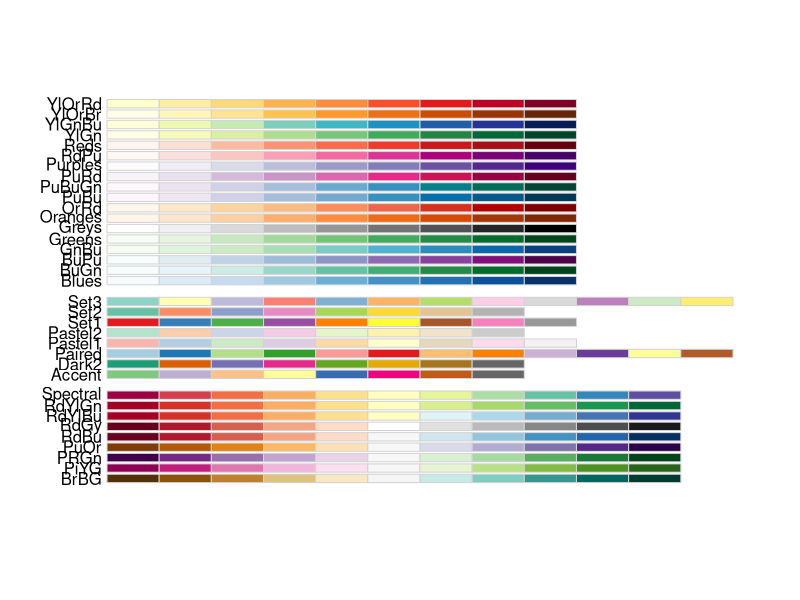
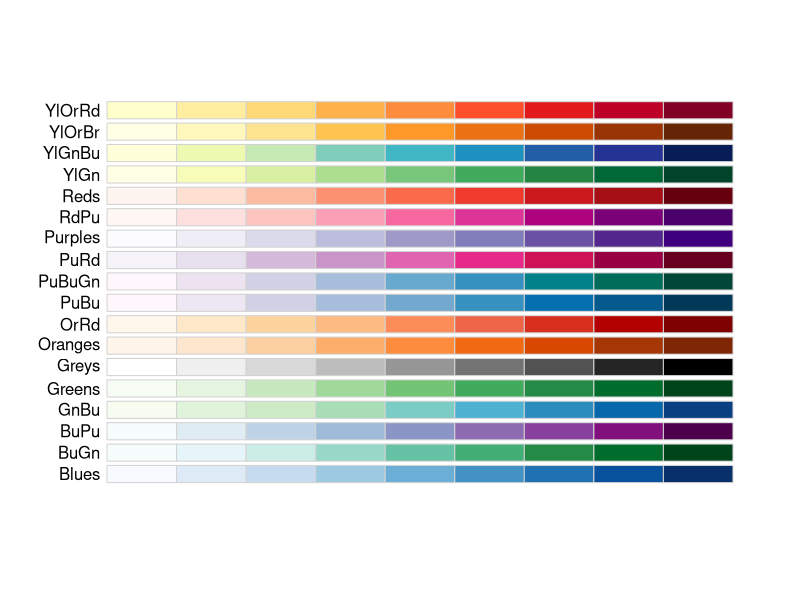
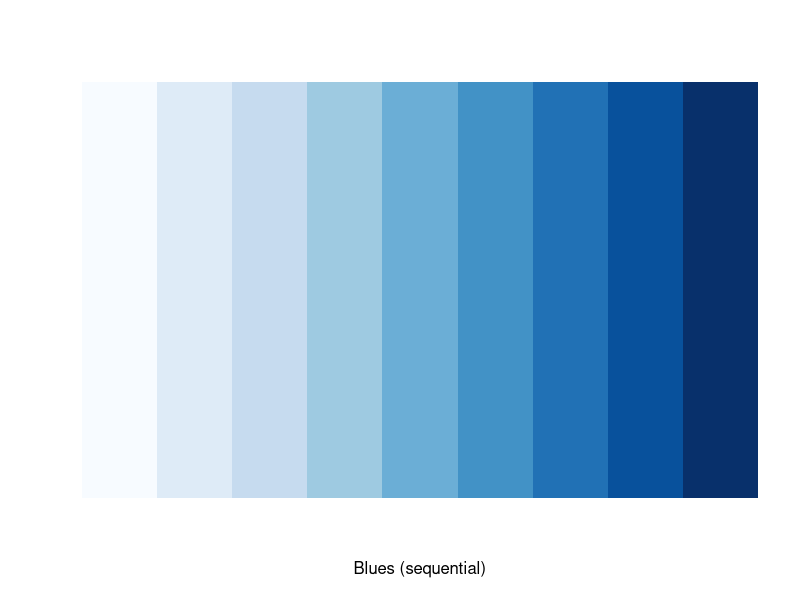
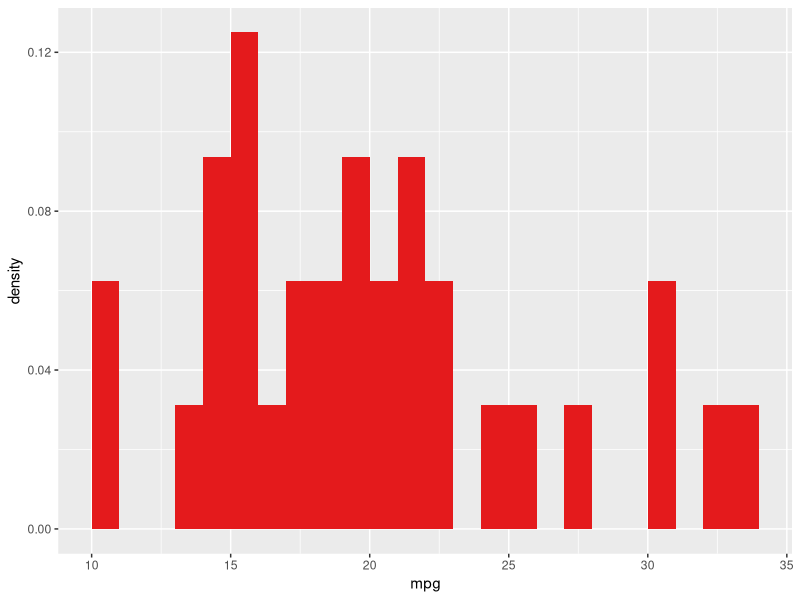
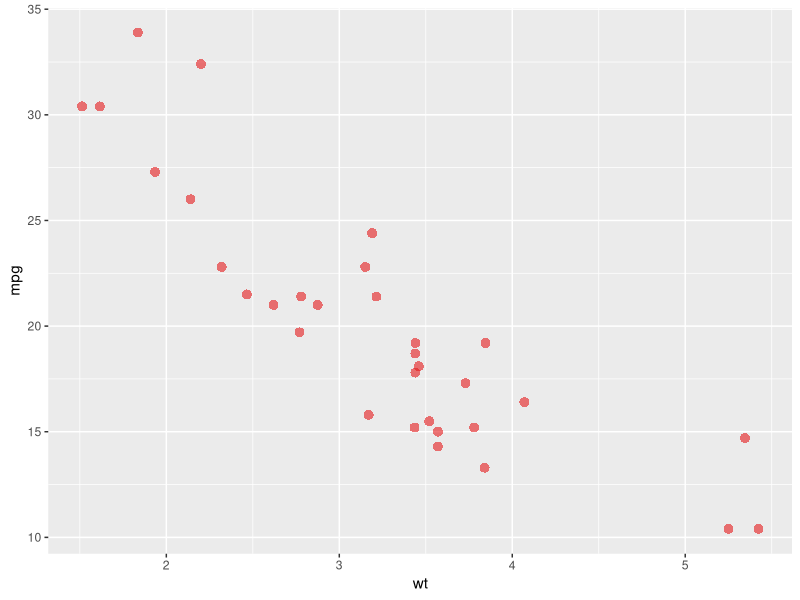
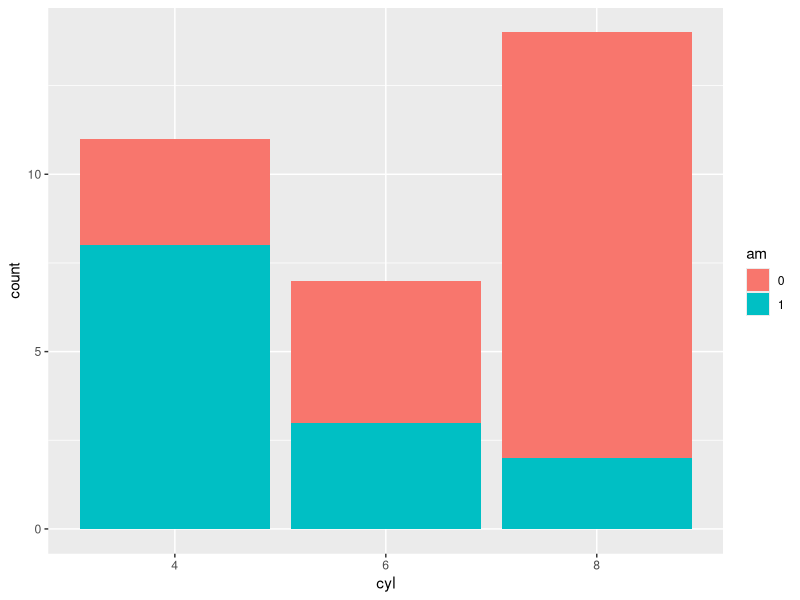
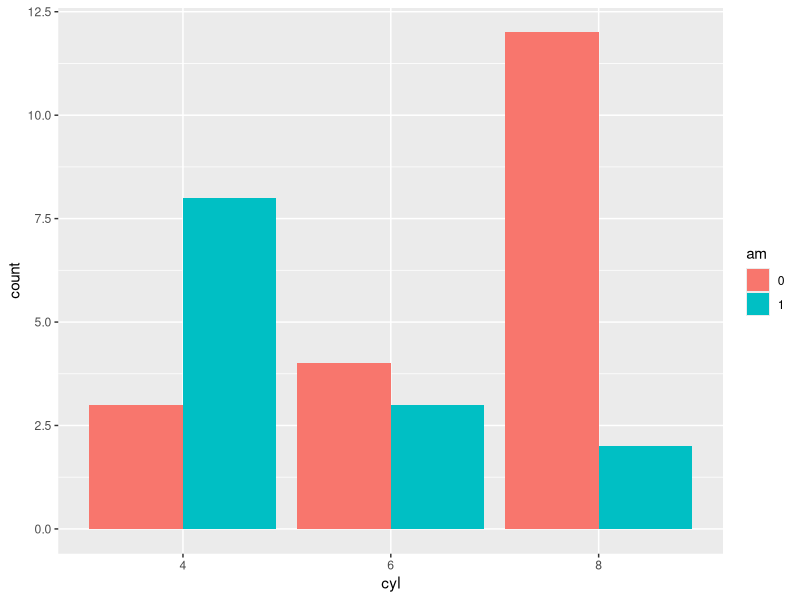
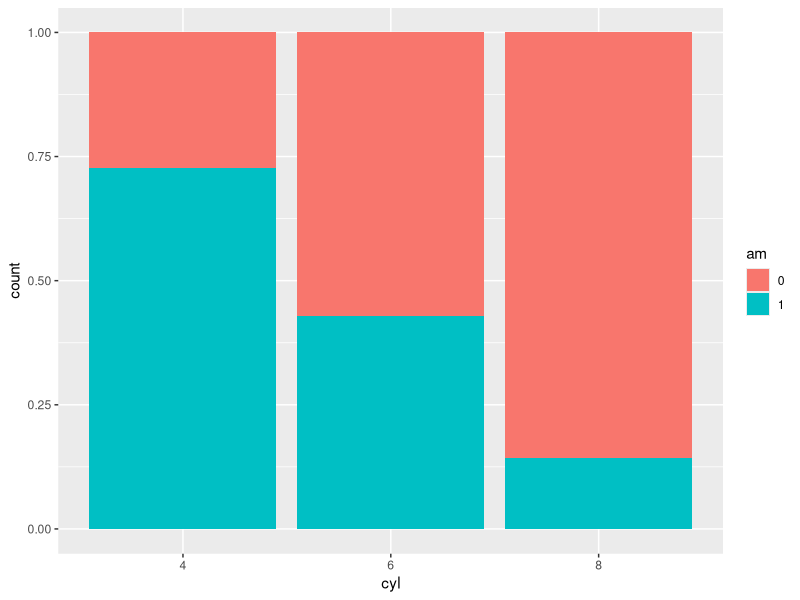

R code for these plots, in order:
# Intro to Data Viz
# Rick Scavetta
# 06/09/2019
# Workshop at ZIBI, Berlin

# Clear workspace
rm(list = ls())

# load packages
library(ggplot2)
library(RColorBrewer)
library(Hmisc)

# Colours
# colorbrewer2.org
# View all palettes:
display.brewer.all()
display.brewer.all(type = "seq")
display.brewer.pal(9, "Blues")

# get the actual hex codes:
brewer.pal(9, "Blues")

# extract specific colors: 4th, 6th, 8th
myBlues <- brewer.pal(9, "Blues")[c(4,6,8)]

# Plotting with ggplot2
# 7 layers

# The first 3 "essential" layers
# 1 - Data
mtcars

# 2 - The aesthetics - Mapping a variable onto a scale
# 3 - The geometries - begin with geom_, add with +

# Histogram - univariate continuous
ggplot(mtcars, aes(x = mpg)) +
  geom_histogram(aes(y = ..density..), 
                 binwidth = 1, center = 0.5,
                 fill = "#e41a1c")
# 2/32 = 0.0625, first bin
# density is always height*width!!!

# Aesthetics - MAPPING a variable
# Attributes - SETTING a parameter

# "stripchart"
# ggplot(mtcars, aes(x = mpg, y = 1)) +
#   geom_point()
# 
# ggplot(mtcars, aes(x = mpg)) +
#   geom_density()
# density(mtcars$mpg) # 'bw' = 2.477

# Scatter plot - bivariate continuous
# Watch for overplotting!
# Solutions: jittering, alpha, outline
ggplot(mtcars, aes(x = wt, y = mpg)) +
  geom_point(shape = 16, alpha = 0.6, size = 3, 
             color = "#e41a1c")

# Typically:
# "color =" is for the outline, but in points, it's the inside
# "fill =" is normally used for the inside

# outline, use shape argument
# 19, default, fill with outline
# 16, fill without outline
# 1, no fill, only outline (hollow)
# 21, fill with different colour outline

# Changing positions
# positions include:
# "jitter", "dodge", "jitterdodge"
# "fill", "stack", "nudge"
# "identity" - no position change

# e.g. in a bar plot:
table(mtcars$am, mtcars$cyl)

# First, look at the data:
str(mtcars)
# qualitative, categorical, factor, discrete

# First, convert variables to factor
mtcars$am <- as.factor(mtcars$am)
mtcars$cyl <- as.factor(mtcars$cyl)

# defualt position = "stack"
ggplot(mtcars, aes(x = cyl, fill = am)) +
  geom_bar()

# "dodge"
ggplot(mtcars, aes(x = cyl, fill = am)) +
  geom_bar(position = "dodge")

# "fill"
ggplot(mtcars, aes(x = cyl, fill = am)) +
  geom_bar(position = "fill")

# Modifying scales
# scale = aes = axes
# i.e. MUST have been defined in aes()
p <- ggplot(mtcars, aes(x = wt, y = mpg)) +
  geom_point(shape = 16, alpha = 0.6, 
             color = "#e41a1c") +
  scale_x_continuous("Weight (1000 lbs)",
                     limits = c(0,6),
                     breaks = 0:6,
                     expand = c(0,0)) +
  scale_y_continuous("Miles per (US) gallon",
                     limits = c(10, 40),
                     expand = c(0,0))

# 4 - The stats layer

# plotting models
# Default LOESS model
p +
  stat_smooth(span = 0.4, se = F)

# lm
p +
  stat_smooth(method = "lm", se = F)

# Multiple models:
# Use the invisible "group" aes
# or inherit it from the color aes
ggplot(mtcars, aes(wt, mpg)) +
  geom_point(aes(col = cyl)) +
  stat_smooth(method = "lm", se = F)


# Applying error bars

# Establish positions
posn_d <- position_dodge(0.2)
posn_j <- position_jitter(0.3)
posn_jd <- position_jitterdodge(0.3, dodge.width = 0.2)

# Base layer
q <- ggplot(mtcars, aes(cyl, wt, color = am))

# Raw values
# Use _jd or _j
q +
  geom_point(position = posn_j)

# Apply some stats functions
# mean with 1 sd error bar
m <- q +
  stat_summary(fun.data = mean_sdl, 
               fun.args = list(mult = 1),
               position = posn_d)

# This comes from Hmisc
# smean.sdl(1:100, mult = 1)

# 95% CI
q +
  stat_summary(fun.data = mean_cl_normal, position = posn_d)

# 5 - Coordinate
# e.g. coord_fixed() for a 1:1 aspect ratio

# CAREFUL!!! scale_ functions FILTER out data
m +
  scale_y_continuous(limits = c(1.5,5), expand = c(0,0))

# coord_ ZOOM-IN on the data
m +
  coord_cartesian(ylim = c(1.5, 5)) +
  scale_y_continuous(expand = c(0,0))

# 6 - Facets (small multiples)
# managing factor variables with a small number of levels
# e.g. gear, carb, vs, cyl

# By columns
p +
  facet_grid(. ~ am)

# By rows
p + 
  facet_grid(gear ~ .)

# By rows and columns
p + 
  facet_grid(gear ~ am)

# 7 - Theme (non-data ink)
# bulit-in themes
p +
  theme_classic() +
  theme(axis.text = element_text(color = "#e41a1c"),
        panel.grid.major.x = element_line(color = "grey65"))

# Saving our plots
# Raster - have pixels and resolution
# jpg, png, gif, tif, bmp

# Vectors - instructions to build an image, no resolution
# pdf, svg, ps, eps, ai

ggsave("myPlot.pdf", height = 6, width = 6, units = "in")
ggsave("myPlot.png", height = 6, width = 6, units = "in")
